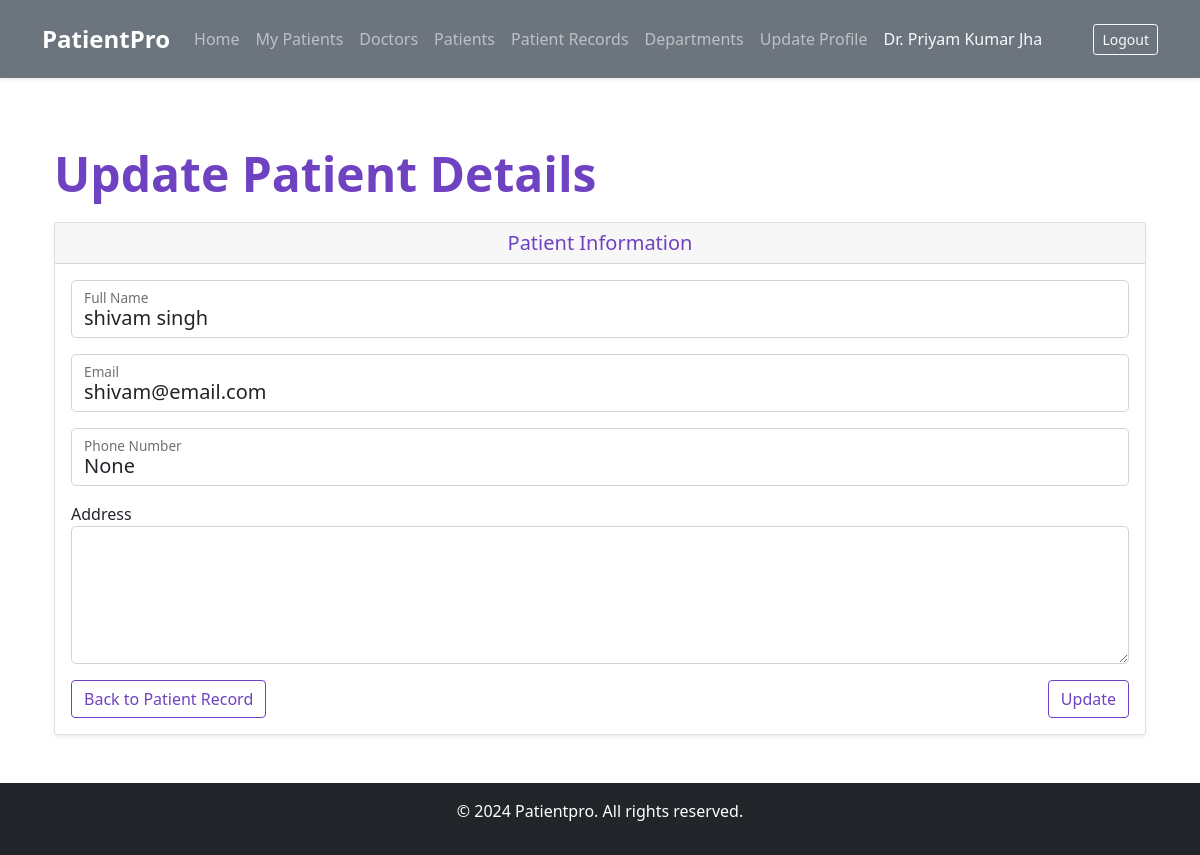
The page /patient/update/2/ (signed in) on the database its author committed.
### MediAccess/models.py (models this page shows)
class CustomUser(AbstractUser):
    USER_TYPE_CHOICES = (
        ('patient', 'Patient'),
        ('doctor', 'Doctor'),
    )
    user_type = models.CharField(max_length=10, choices=USER_TYPE_CHOICES)
    department = models.ForeignKey(Department, on_delete=models.SET_NULL, null=True, blank=True)
    email = models.EmailField(unique=True)
    full_name = models.CharField(max_length=255)
    phone_number = models.CharField(max_length=15, blank=True, null=True)
    address = models.TextField(blank=True, null=True)
    professional_license_number = models.CharField(max_length=100, blank=True, null=True)
    years_of_experience = models.PositiveIntegerField(blank=True, null=True)
    objects = CustomUserManager()

### MediAccess/views.py (the view)
# urls.py: path('patient/update/<int:pk>/', update_patient, name='update_patient'),
@login_required
def update_patient(request, pk):
    patient = CustomUser.objects.get(pk=pk, user_type='patient')
    if request.user.user_type != 'doctor' and request.user != patient:
        messages.warning(request, 'You are not authorized to update this patient\'s details.')
        return redirect('home')
    if request.method == 'POST':
        form = PatientUpdateForm(request.POST, instance=patient)
        if form.is_valid():
            form.save()
            messages.success(request, 'Patient details updated successfully.')
            return redirect('view_patient_record')
        else:
            messages.warning(request, 'Please correct the error below.')
    else:
        form = PatientUpdateForm(instance=patient)
    return render(request, 'patient_update_form.html', {'form': form, 'patient': patient})

### MediAccess/forms.py
class PatientUpdateForm(forms.ModelForm):
    class Meta:
        model = CustomUser
        fields = ['full_name', 'email', 'phone_number', 'address']

### templates/patient_update_form.html (shortened to what this page needs)
{% extends 'base.html' %}
{% load widget_tweaks %}
{% block content %}
<div class="container mt-4">
    <h1 class="display-5 fw-bold lh-1 mb-4 text-primary">Update Patient Details</h1>
    <div class="card shadow-sm">
        <div class="card-header text-primary d-flex justify-content-center">
            <h5 class="card-title mb-0">Patient Information</h5>
        </div>
        <div class="card-body">
            <form method="POST">
                <div class="form-floating mb-3">
                    <input type="text" name="full_name" class="form-control form-control-lg" id="id_full_name" value="{{ form.full_name.value }}" required>
                    <label for="id_full_name">Full Name</label>
                </div>
                <div class="form-floating mb-3">
                    <input type="email" name="email" class="form-control form-control-lg" id="id_email" value="{{ form.email.value }}" required>
                    <label for="id_email">Email</label>
                </div>
                <div class="form-floating mb-3">
                    <input type="text" name="phone_number" class="form-control form-control-lg" id="id_phone_number" value="{{ form.phone_number.value }}">
                    <label for="id_phone_number">Phone Number</label>
                </div>
                <div class="mb-3">
                    <label for="id_address">Address</label>
                    <textarea name="address" class="form-control form-control-lg" id="id_address" rows="4">{{ form.address.value }}</textarea>
                </div>
                <div class="d-flex justify-content-between">
                    <a href="{% url 'view_patient_record' %}" class="btn btn-outline-primary me-2">Back to Patient Record</a>
                    <button type="submit" class="btn btn-outline-primary">Update</button>
                </div>
            </form>
        </div>
    </div>
</div>
{% endblock %}

### templates/base.html (shortened to what this page needs)
{% load widget_tweaks %}
<!doctype html>
<html lang="en">
<head>
    <link href="https://cdn.jsdelivr.net/npm/bootstrap@5.0.2/dist/css/bootstrap.min.css" rel="stylesheet"
>
    <link rel="stylesheet" href="https://cdnjs.cloudflare.com/ajax/libs/font-awesome/4.7.0/css/font-awesome.min.css">
</head>
<body class="d-flex flex-column min-vh-100">
    <nav class="navbar navbar-expand-lg navbar-dark bg-secondary shadow-sm py-3">
        <div class="container">
            <a class="navbar-brand fw-bold" href="{% url 'home' %}">PatientPro</a>
            <div class="collapse navbar-collapse" id="navbarSupportedContent">
                {% if request.user.is_authenticated %}
                    {% if user.user_type == 'doctor' %}
                    <ul class="navbar-nav me-auto mb-2 mb-lg-0">
                        <li class="nav-item">
                            <a class="nav-link {% if request.resolver_match.url_name == 'doctor_dashboard' %}active{% endif %}"
                                aria-current="page" href="{% url 'doctor_dashboard' %}">Home</a>
                        </li>
                        <li class="nav-item">
                            <a class="nav-link {% if request.resolver_match.url_name == 'my_patients' %}active{% endif %}"
                                href="{% url 'my_patients' %}">My Patients</a>
                        </li>
                        <li class="nav-item">
                            <a class="nav-link {% if request.resolver_match.url_name == 'doctor_list' %}active{% endif %}"
                                href="{% url 'doctor_list' %}">Doctors</a>
                        </li>
                        <li class="nav-item">
                            <a class="nav-link {% if request.resolver_match.url_name == 'patient_list' %}active{% endif %}"
                                href="{% url 'patient_list' %}">Patients</a>
                        </li>
                        <li class="nav-item">
                            <a class="nav-link {% if request.resolver_match.url_name == 'patient-records' %}active{% endif %}"
                                href="{% url 'patient-records' %}">Patient Records</a>
                        </li>
                        <li class="nav-item">
                            <a class="nav-link {% if request.resolver_match.url_name == 'department_list' %}active{% endif %}"
                                href="{% url 'department_list' %}">Departments</a>
                        </li>
                        <li class="nav-item">
                            <a class="nav-link {% if request.resolver_match.url_name == 'update_doctor' %}active{% endif %}"
                                href="{% url 'update_doctor' request.user.id %}">Update Profile</a>
                        </li>
                        <li class="nav-item">
                            <span class="nav-link disabled text-light">Dr. {{ user.full_name|title }}</span>
                        </li>
                    </ul>
                    {% endif %}
                    <a href="{% url 'logout' %}" class="btn btn-outline-light btn-sm ms-lg-3">Logout</a>
                {% endif %}
            </div>
        </div>
    </nav>
    <div class="container flex-grow-1 mt-5 mb-5">
        {% block content %}
        {% endblock content %}
    </div>
    <footer class="footer bg-dark text-white text-center py-3">
        <p>&copy; 2024 Patientpro. All rights reserved.</p>
    </footer>
</body>
</html>

### templates/base.html (style rules this page uses)
.navbar { transition: all 0.3s ease; }
.navbar-brand { font-size: 1.5rem; }
.nav-link { transition: color 0.2s ease-in-out; }

### templates/patient_update_form.html (style rules this page uses)
.btn-outline-primary { border-color: #6f42c1; color: #6f42c1; }
.text-primary { color: #6f42c1 !important; }

### rows shown on the page
CustomUser: full_name "Priyam Kumar Jha"
CustomUser: full_name "shivam singh", email "shivam@email.com"
